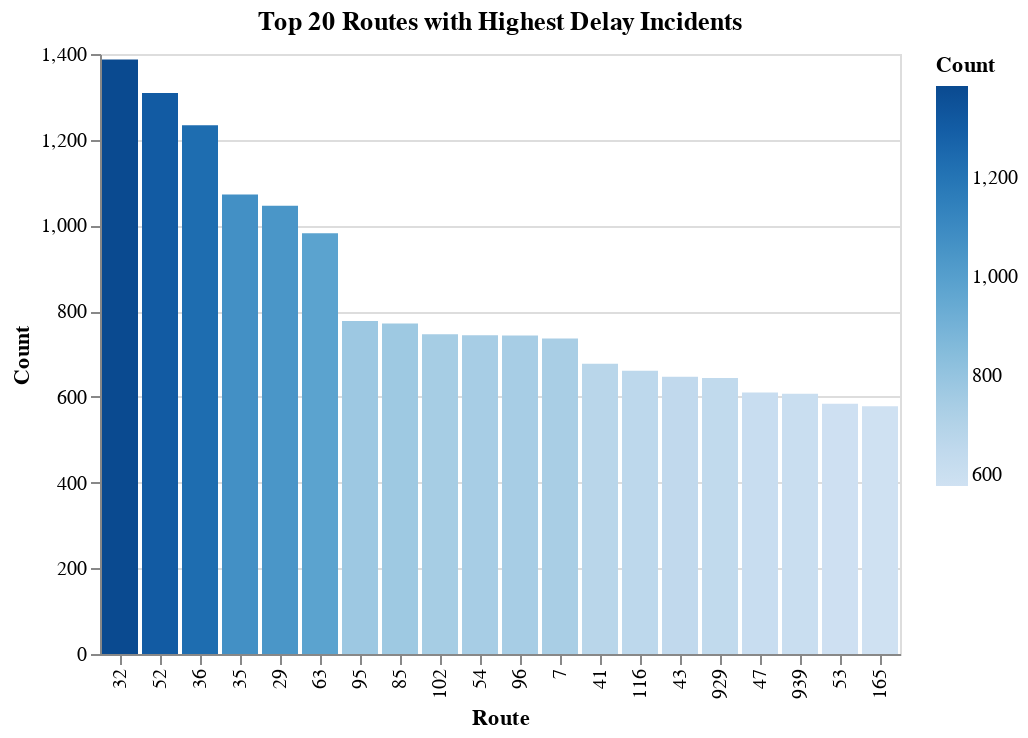

Source (notebook cell):
### Markdown cell above
Now let's take a look at top 20 routes with highest delay incidents

### Code cell
# Group by 'Route' and count the occurrences
route_counts = ttc_clean.groupby('Route').size().reset_index(name='Count')

# Sort counts in descending order and get the top 20 routes
route_counts = route_counts.sort_values('Count', ascending=False)
top_routes = route_counts.head(20)
#top_routes

# Creating bar chart
top20_delay_routes = alt.Chart(top_routes).mark_bar().encode(
    alt.X('Route:N', title='Route', sort=alt.EncodingSortField(field='Count', order='descending')),  # 'N' for nominal (categorical)
    alt.Y('Count:Q', title='Count'),  # 'Q' for quantitative (numerical)
    alt.Color('Count:Q')
).properties(
    title='Top 20 Routes with Highest Delay Incidents',
)

# Display
top20_delay_routes

### Figure 1 — Vega specification as saved in the notebook (floating-point values rounded to 4 significant figures)
{"$schema": "https://vega.github.io/schema/vega/v5.json", "data": [{"name": "source_0"}, {"name": "data_0", "values": [{"Count": 1387, "Count_end": 1387.0, "Count_start": 0.0, "Route": "32"}, {"Count": 1309, "Count_end": 1309.0, "Count_start": 0.0, "Route": "52"}, {"Count": 1234, "Count_end": 1234.0, "Count_start": 0.0, "Route": "36"}, {"Count": 1072, "Count_end": 1072.0, "Count_start": 0.0, "Route": "35"}, {"Count": 1046, "Count_end": 1046.0, "Count_start": 0.0, "Route": "29"}, {"Count": 982, "Count_end": 982.0, "Count_start": 0.0, "Route": "63"}, {"Count": 777, "Count_end": 777.0, "Count_start": 0.0, "Route": "95"}, {"Count": 771, "Count_end": 771.0, "Count_start": 0.0, "Route": "85"}, {"Count": 746, "Count_end": 746.0, "Count_start": 0.0, "Route": "102"}, {"Count": 744, "Count_end": 744.0, "Count_start": 0.0, "Route": "54"}, {"Count": 743, "Count_end": 743.0, "Count_start": 0.0, "Route": "96"}, {"Count": 736, "Count_end": 736.0, "Count_start": 0.0, "Route": "7"}, {"Count": 677, "Count_end": 677.0, "Count_start": 0.0, "Route": "41"}, {"Count": 661, "Count_end": 661.0, "Count_start": 0.0, "Route": "116"}, {"Count": 647, "Count_end": 647.0, "Count_start": 0.0, "Route": "43"}, {"Count": 644, "Count_end": 644.0, "Count_start": 0.0, "Route": "929"}, {"Count": 610, "Count_end": 610.0, "Count_start": 0.0, "Route": "47"}, {"Count": 607, "Count_end": 607.0, "Count_start": 0.0, "Route": "939"}, {"Count": 584, "Count_end": 584.0, "Count_start": 0.0, "Route": "53"}, {"Count": 578, "Count_end": 578.0, "Count_start": 0.0, "Route": "165"}]}, {"name": "source_0_x_domain_Route", "values": [{"Route": "32", "sort_field": 1387}, {"Route": "52", "sort_field": 1309}, {"Route": "36", "sort_field": 1234}, {"Route": "35", "sort_field": 1072}, {"Route": "29", "sort_field": 1046}, {"Route": "63", "sort_field": 982}, {"Route": "95", "sort_field": 777}, {"Route": "85", "sort_field": 771}, {"Route": "102", "sort_field": 746}, {"Route": "54", "sort_field": 744}, {"Route": "96", "sort_field": 743}, {"Route": "7", "sort_field": 736}, {"Route": "41", "sort_field": 677}, {"Route": "116", "sort_field": 661}, {"Route": "43", "sort_field": 647}, {"Route": "929", "sort_field": 644}, {"Route": "47", "sort_field": 610}, {"Route": "939", "sort_field": 607}, {"Route": "53", "sort_field": 584}, {"Route": "165", "sort_field": 578}]}, {"name": "data_0_color_domain_Count", "values": [{"min": 578, "max": 1387}]}], "signals": [{"name": "x_step", "value": 20}, {"name": "width", "update": "bandspace(domain('x').length, 0.1, 0.05) * x_step"}], "marks": [{"type": "rect", "name": "marks", "from": {"data": "data_0"}, "encode": {"update": {"width": {"signal": "max(0.25, bandwidth('x'))"}, "y2": {"field": "Count_start", "scale": "y"}, "fill": {"field": "Count", "scale": "color"}, "x": {"field": "Route", "scale": "x"}, "y": {"field": "Count_end", "scale": "y"}}}, "style": ["bar"]}], "scales": [{"name": "x", "type": "band", "domain": {"data": "source_0_x_domain_Route", "field": "Route", "sort": {"op": "max", "field": "sort_field", "order": "descending"}}, "range": {"step": {"signal": "x_step"}}, "paddingInner": 0.1, "paddingOuter": 0.05}, {"name": "y", "type": "linear", "domain": {"data": "data_0", "fields": ["Count_start", "Count_end"]}, "range": [{"signal": "height"}, 0], "nice": true, "zero": true}, {"name": "color", "type": "linear", "domain": [{"signal": "(data(\"data_0_color_domain_Count\")[0] || {}).min"}, {"signal": "(data(\"data_0_color_domain_Count\")[0] || {}).max"}], "range": "ramp", "interpolate": "hcl", "zero": false}], "axes": [{"scale": "y", "minExtent": 0, "aria": false, "labels": false, "gridScale": "x", "maxExtent": 0, "ticks": false, "grid": true, "orient": "left", "tickCount": {"signal": "ceil(height/40)"}, "domain": false, "zindex": 0}, {"scale": "x", "labelAlign": "right", "zindex": 0, "grid": false, "labelAngle": 270, "labelBaseline": "middle", "title": "Route", "orient": "bottom"}, {"scale": "y", "zindex": 0, "title": "Count", "orient": "left", "labelOverlap": true, "tickCount": {"signal": "ceil(height/40)"}, "grid": false}], "title": {"text": "Top 20 Routes with Highest Delay Incidents", "frame": "group"}, "background": "white", "height": 300, "padding": 5, "style": "cell", "legends": [{"fill": "color", "gradientLength": {"signal": "clamp(height, 64, 200)"}, "title": "Count"}]}
